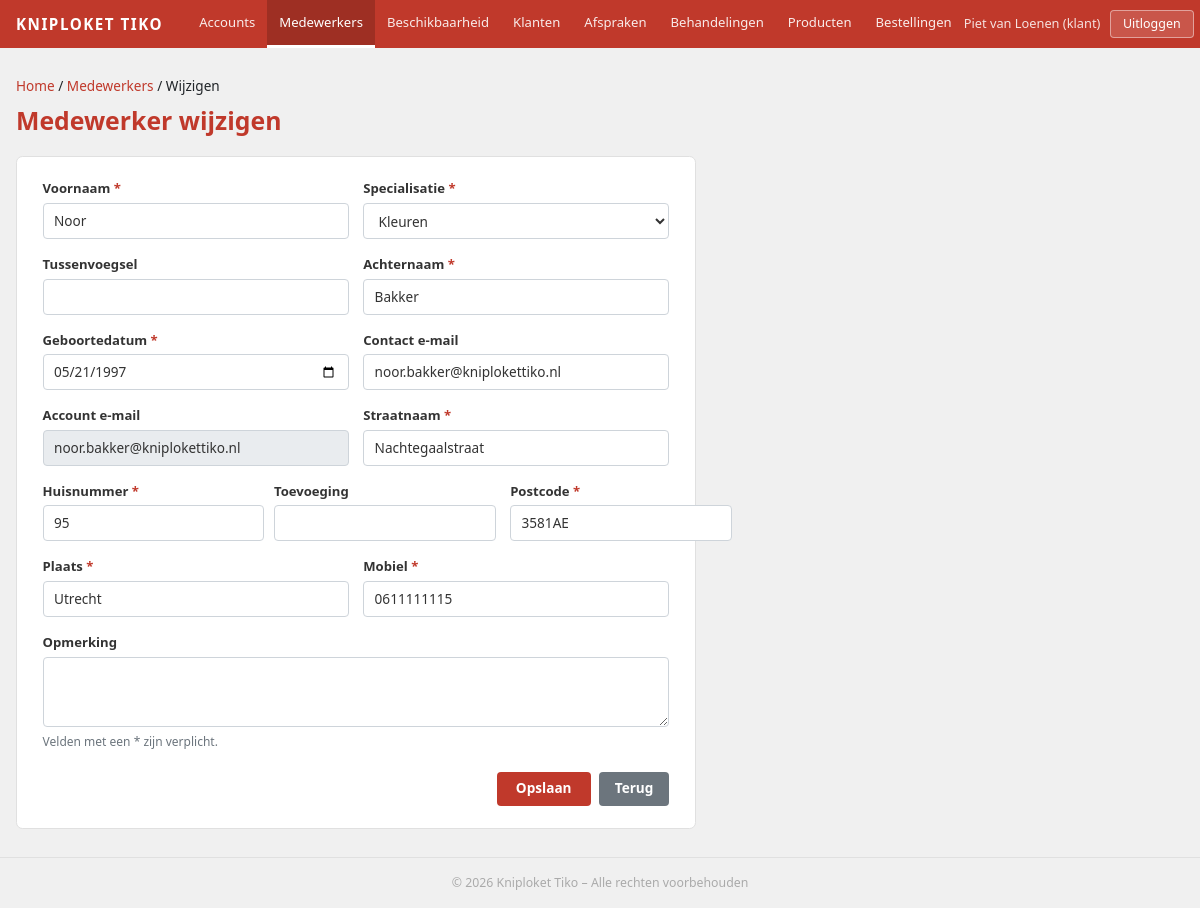
The page /medewerkers/wijzigen?id=6 (signed in) on the database its author committed.
### tables this page shows
CREATE TABLE Medewerker (
    Id INT AUTO_INCREMENT PRIMARY KEY,
    UserId INT NOT NULL,
    Voornaam VARCHAR(100) NOT NULL,
    Tussenvoegsel VARCHAR(50) NULL DEFAULT NULL,
    Achternaam VARCHAR(100) NOT NULL,
    Specialisatie VARCHAR(100) NOT NULL,
    Geboortedatum DATE NOT NULL,
    IsActief BIT(1) NOT NULL DEFAULT 1,
    Opmerking VARCHAR(255) NULL DEFAULT NULL,
    DatumAangemaakt DATETIME(6) NOT NULL DEFAULT CURRENT_TIMESTAMP(6),
    DatumGewijzigd DATETIME(6) NOT NULL DEFAULT CURRENT_TIMESTAMP(6) ON UPDATE CURRENT_TIMESTAMP(6),
    CONSTRAINT fk_medewerker_user FOREIGN KEY (UserId) REFERENCES users(id) ON DELETE RESTRICT ON UPDATE CASCADE
);

CREATE TABLE Contact (
    Id INT AUTO_INCREMENT PRIMARY KEY,
    Straatnaam VARCHAR(255) NOT NULL,
    Huisnummer VARCHAR(20) NOT NULL,
    Toevoeging VARCHAR(20) NULL DEFAULT NULL,
    Postcode VARCHAR(10) NOT NULL,
    Plaats VARCHAR(100) NOT NULL,
    Email VARCHAR(255) NOT NULL,
    Mobiel VARCHAR(20) NOT NULL,
    IsActief BIT(1) NOT NULL DEFAULT 1,
    Opmerking VARCHAR(255) NULL DEFAULT NULL,
    DatumAangemaakt DATETIME(6) NOT NULL DEFAULT CURRENT_TIMESTAMP(6),
    DatumGewijzigd DATETIME(6) NOT NULL DEFAULT CURRENT_TIMESTAMP(6) ON UPDATE CURRENT_TIMESTAMP(6)
);

CREATE TABLE users (
    id INT AUTO_INCREMENT PRIMARY KEY,
    name VARCHAR(255) NOT NULL,
    email VARCHAR(255) NOT NULL UNIQUE,
    email_verified_at DATETIME NULL DEFAULT NULL,
    password VARCHAR(255) NOT NULL,
    role VARCHAR(50) NOT NULL,
    remember_token VARCHAR(100) NULL DEFAULT NULL,
    created_at DATETIME NOT NULL DEFAULT CURRENT_TIMESTAMP,
    updated_at DATETIME NOT NULL DEFAULT CURRENT_TIMESTAMP ON UPDATE CURRENT_TIMESTAMP,
    IsActief BIT(1) NOT NULL DEFAULT 1,
    Opmerking VARCHAR(255) NULL DEFAULT NULL,
    DatumAangemaakt DATETIME(6) NOT NULL DEFAULT CURRENT_TIMESTAMP(6),
    DatumGewijzigd DATETIME(6) NOT NULL DEFAULT CURRENT_TIMESTAMP(6) ON UPDATE CURRENT_TIMESTAMP(6)
);

### app/core/Controller.php (called while the page is built, shortened)
<?php
abstract class Controller
{
    protected function view(string $view, array $data = [], string $layout = 'layouts/main'): void
    {
        $data['base'] = defined('BASE_URL') ? BASE_URL : '';
        extract($data, EXTR_SKIP);
        $viewBestand   = dirname(__DIR__) . '/views/' . $view . '.php';
        require $viewBestand;
    }
    protected function getFlash(): ?array
    {
        return null;
    }
}

### app/controllers/MedewerkerController.php (called while the page is built, shortened)
<?php
class MedewerkerController extends Controller
{
    private MedewerkerModel $medewerkerModel;
    public function __construct()
    {
        $this->medewerkerModel = new MedewerkerModel();
    }
    public function wijzigenForm(): void
    {
        $id         = (int) ($_GET['id'] ?? 0);
        $medewerker = $this->medewerkerModel->vindOpId($id);
        $flash          = $this->getFlash();
        $specialisaties = $this->medewerkerModel->getAlleSpecialisaties();
        $this->view('medewerkers/wijzigen', compact('csrfToken', 'flash', 'medewerker', 'specialisaties'));
    }
}

### app/core/Router.php (called while the page is built, shortened)
<?php
class Router
{
    private array  $routes    = [];
    public function __construct()
    {
        $this->routes  = require dirname(__DIR__) . '/config/routes.php';
    }
    public function dispatch(): void
    {
        $methode = $_SERVER['REQUEST_METHOD'];
        $uri     = $this->normaliseUri($_SERVER['REQUEST_URI'] ?? '/');
        $sleutel = $methode . ' ' . $uri;
        [$controllerNaam, $actie] = $this->routes[$sleutel];
        $controller = new $volledigeNaam();
        $controller->$actie();
    }
    private function normaliseUri(string $uri): string
    {
        $pad = parse_url($uri, PHP_URL_PATH) ?? '/';
        $pad = '/' . ltrim($pad, '/');
        if ($pad !== '/') {
            $pad = rtrim($pad, '/');
        }
        return $pad;
    }
}

### public/index.php (called while the page is built, shortened)
<?php
spl_autoload_register(function (string $klasse): void {
    $pad = dirname(__DIR__) . '/app/' . str_replace(
        ['App\\', '\\'],
        ['',      '/'],
        $klasse
    ) . '.php';
});
require_once dirname(__DIR__) . '/app/core/helpers.php';
$router = new Router();
$router->dispatch();

### app/core/helpers.php (called while the page is built)
<?php
function url(string $pad = '/'): string
{
    $base = defined('BASE_URL') ? BASE_URL : '';
    return $base . '/' . ltrim($pad, '/');
}

### app/config/database.php (called while the page is built)
<?php
return [
    'driver'   => 'mysql',
    'host'     => '127.0.0.1',
    'port'     => '3306',
    'database' => 'kniploket_tiko',
    'username' => 'root',
    'password' => '',
    'charset'  => 'utf8mb4',
    'options'  => [
        PDO::ATTR_ERRMODE            => PDO::ERRMODE_EXCEPTION,
        PDO::ATTR_DEFAULT_FETCH_MODE => PDO::FETCH_ASSOC,
        PDO::ATTR_EMULATE_PREPARES   => false,
    ],
];

### app/core/Database.php (called while the page is built, shortened)
<?php
class Database
{
    private static ?Database $instantie = null;
    private PDO $pdo;
    private function __construct()
    {
        $config = require dirname(__DIR__) . '/config/database.php';
        $dsn = sprintf(
            '%s:host=%s;port=%s;dbname=%s;charset=%s',
            $config['driver'],
            $config['host'],
            $config['port'],
            $config['database'],
            $config['charset']
        );
        try {
            $this->pdo = new PDO($dsn, $config['username'], $config['password'], $config['options']);
        } catch (PDOException $e) {
            $logger = new Logger();
            $logger->error('Databaseverbinding mislukt: ' . $e->getMessage());
            http_response_code(500);
            die('Databaseverbinding niet beschikbaar. Controleer de configuratie.');
        }
    }
    public static function getInstance(): Database
    {
        if (self::$instantie === null) {
            self::$instantie = new self();
        }
        return self::$instantie;
    }
    public function getPdo(): PDO
    {
        return $this->pdo;
    }
}

### app/core/Logger.php (called while the page is built, shortened)
<?php
class Logger
{
    public function __construct(string $logBestand = '')
    {
        if ($logBestand === '') {
            $logBestand = dirname(__DIR__, 2) . '/logs/app.log';
        }
        $this->logBestand = $logBestand;
        $dir = dirname($this->logBestand);
    }
}

### app/models/MedewerkerModel.php (called while the page is built, shortened)
<?php
class MedewerkerModel
{
    private PDO    $pdo;
    private Logger $logger;
    public function __construct()
    {
        $this->pdo    = Database::getInstance()->getPdo();
        $this->logger = new Logger();
    }
    public function vindOpId(int $id): ?array
    {
        try {
            $stmt = $this->pdo->prepare(
                'SELECT m.Id, m.Voornaam, m.Tussenvoegsel, m.Achternaam,
                        m.Specialisatie, m.Geboortedatum, m.Opmerking,
                        u.email AS AccountEmail,
                        u.name AS GebruikersNaam,
                        c.Straatnaam, c.Huisnummer, c.Toevoeging,
                        c.Postcode, c.Plaats, c.Email AS ContactEmail, c.Mobiel
                 FROM Medewerker m
                 JOIN users u ON u.id = m.UserId
                 LEFT JOIN MedewerkerPerContact mpc ON mpc.MedewerkerId = m.Id AND mpc.IsActief = 1
                 LEFT JOIN Contact c ON c.Id = mpc.ContactId AND c.IsActief = 1
                 WHERE m.Id = :id AND m.IsActief = 1
                 LIMIT 1'
            );
            $stmt->execute([':id' => $id]);
            $row = $stmt->fetch(PDO::FETCH_ASSOC);
            return $row ?: null;
        } catch (\PDOException $e) {
            $this->logger->error('MedewerkerModel::vindOpId – ' . $e->getMessage());
            return null;
        }
    }
    public function getAlleSpecialisaties(): array
    {
        return ['Extensions', 'Kleuren', 'Knippen', 'Permanent', 'Stylen'];
    }
}

### app/views/medewerkers/wijzigen.php (the view, shortened to what this page needs)
<?php
$errors           = $flash['errors'] ?? [];
$voornaamErr      = $errors['voornaam'] ?? '';
$tussenvoegselErr = $errors['tussenvoegsel'] ?? '';
$achternaamErr    = $errors['achternaam'] ?? '';
$specialisatieErr = $errors['specialisatie'] ?? '';
$geboortedatumErr = $errors['geboortedatum'] ?? '';
$contactEmailErr  = $errors['contact_email'] ?? '';
$straatnaamErr    = $errors['straatnaam'] ?? '';
$huisnummerErr    = $errors['huisnummer'] ?? '';
$postcodeErr      = $errors['postcode'] ?? '';
$plaatsErr        = $errors['plaats'] ?? '';
$mobielErr        = $errors['mobiel'] ?? '';
?>
<div class="mw-bc">
    <a href="<?= url('/dashboard') ?>">Home</a> /
    <a href="<?= url('/medewerkers') ?>">Medewerkers</a> /
    Wijzigen
</div>
<h1 class="mw-h1"><span>Medewerker wijzigen</span></h1>
<form method="post" action="<?= url('/medewerkers/wijzigen') ?>">
    <div class="mw-card">
        <div class="mw-form-row">
            <div class="mw-form-group">
                <label class="mw-lbl" for="voornaam">Voornaam <span class="req">*</span></label>
                <input
                    type="text"
                    id="voornaam"
                    name="voornaam"
                    class="mw-input <?= $voornaamErr ? 'error' : '' ?>"
                    value="<?= htmlspecialchars($medewerker['Voornaam'] ?? '', ENT_QUOTES, 'UTF-8') ?>"
                >
            </div>
            <div class="mw-form-group">
                <label class="mw-lbl" for="specialisatie">Specialisatie <span class="req">*</span></label>
                <select
                    id="specialisatie"
                    name="specialisatie"
                    class="mw-select <?= $specialisatieErr ? 'error' : '' ?>"
                >
                    <?php foreach ($specialisaties as $spec): ?>
                        <option value="<?= htmlspecialchars($spec, ENT_QUOTES, 'UTF-8') ?>"
                            <?= ($medewerker['Specialisatie'] === $spec) ? 'selected' : '' ?>>
                            <?= htmlspecialchars($spec, ENT_QUOTES, 'UTF-8') ?>
                        </option>
                    <?php endforeach; ?>
                </select>
            </div>
        </div>
        <div class="mw-form-row">
            <div class="mw-form-group">
                <label class="mw-lbl" for="tussenvoegsel">Tussenvoegsel</label>
                <input
                    type="text"
                    id="tussenvoegsel"
                    name="tussenvoegsel"
                    class="mw-input <?= $tussenvoegselErr ? 'error' : '' ?>"
                    value="<?= htmlspecialchars($medewerker['Tussenvoegsel'] ?? '', ENT_QUOTES, 'UTF-8') ?>"
                >
            </div>
            <div class="mw-form-group">
                <label class="mw-lbl" for="achternaam">Achternaam <span class="req">*</span></label>
                <input
                    type="text"
                    id="achternaam"
                    name="achternaam"
                    class="mw-input <?= $achternaamErr ? 'error' : '' ?>"
                    value="<?= htmlspecialchars($medewerker['Achternaam'] ?? '', ENT_QUOTES, 'UTF-8') ?>"
                >
            </div>
        </div>
        <div class="mw-form-row">
            <div class="mw-form-group">
                <label class="mw-lbl" for="geboortedatum">Geboortedatum <span class="req">*</span></label>
                <input
                    type="date"
                    id="geboortedatum"
                    name="geboortedatum"
                    class="mw-input <?= $geboortedatumErr ? 'error' : '' ?>"
                    value="<?= htmlspecialchars($medewerker['Geboortedatum'] ?? '', ENT_QUOTES, 'UTF-8') ?>"
                >
            </div>
            <div class="mw-form-group">
                <label class="mw-lbl" for="contact_email">Contact e-mail</label>
                <input
                    type="email"
                    id="contact_email"
                    name="contact_email"
                    class="mw-input <?= $contactEmailErr ? 'error' : '' ?>"
                    value="<?= htmlspecialchars($medewerker['ContactEmail'] ?? '', ENT_QUOTES, 'UTF-8') ?>"
                >
            </div>
        </div>
        <div class="mw-form-row">
            <div class="mw-form-group">
                <label class="mw-lbl">Account e-mail</label>
                <input
                    type="email"
                    class="mw-input"
                    value="<?= htmlspecialchars($medewerker['AccountEmail'] ?? '', ENT_QUOTES, 'UTF-8') ?>"
                    disabled
                >
            </div>
            <div class="mw-form-group">
                <label class="mw-lbl" for="straatnaam">Straatnaam <span class="req">*</span></label>
                <input
                    type="text"
                    id="straatnaam"
                    name="straatnaam"
                    class="mw-input <?= $straatnaamErr ? 'error' : '' ?>"
                    value="<?= htmlspecialchars($medewerker['Straatnaam'] ?? '', ENT_QUOTES, 'UTF-8') ?>"
                    required
                >
            </div>
        </div>
        <div class="mw-form-row">
            <div style="display:grid; grid-template-columns:2fr 1fr; gap:.6rem;">
                <div class="mw-form-group">
                    <label class="mw-lbl" for="huisnummer">Huisnummer <span class="req">*</span></label>
                    <input
                        type="text"
                        id="huisnummer"
                        name="huisnummer"
                        class="mw-input <?= $huisnummerErr ? 'error' : '' ?>"
                        value="<?= htmlspecialchars($medewerker['Huisnummer'] ?? '', ENT_QUOTES, 'UTF-8') ?>"
                    >
                </div>
                <div class="mw-form-group">
                    <label class="mw-lbl" for="toevoeging">Toevoeging</label>
                    <input
                        type="text"
                        id="toevoeging"
                        name="toevoeging"
                        class="mw-input"
                        value="<?= htmlspecialchars($medewerker['Toevoeging'] ?? '', ENT_QUOTES, 'UTF-8') ?>"
                    >
                </div>
            </div>
            <div class="mw-form-group">
                <label class="mw-lbl" for="postcode">Postcode <span class="req">*</span></label>
                    <input
                        type="text"
                        id="postcode"
                        name="postcode"
                        class="mw-input <?= $postcodeErr ? 'error' : '' ?>"
                        value="<?= htmlspecialchars($medewerker['Postcode'] ?? '', ENT_QUOTES, 'UTF-8') ?>"
                    >
            </div>
        </div>
        <div class="mw-form-row">
            <div class="mw-form-group">
                <label class="mw-lbl" for="plaats">Plaats <span class="req">*</span></label>
                    <input
                        type="text"
                        id="plaats"
                        name="plaats"
                        class="mw-input <?= $plaatsErr ? 'error' : '' ?>"
                        value="<?= htmlspecialchars($medewerker['Plaats'] ?? '', ENT_QUOTES, 'UTF-8') ?>"
                    >
            </div>
            <div class="mw-form-group">
                <label class="mw-lbl" for="mobiel">Mobiel <span class="req">*</span></label>
                    <input
                        type="tel"
                        id="mobiel"
                        name="mobiel"
                        class="mw-input <?= $mobielErr ? 'error' : '' ?>"
                        value="<?= htmlspecialchars($medewerker['Mobiel'] ?? '', ENT_QUOTES, 'UTF-8') ?>"
                    >
            </div>
        </div>
        <div class="mw-form-group full-width">
            <label class="mw-lbl" for="opmerking">Opmerking</label>
            <textarea
                id="opmerking"
                name="opmerking"
                class="mw-textarea"
            ><?= htmlspecialchars($medewerker['Opmerking'] ?? '', ENT_QUOTES, 'UTF-8') ?></textarea>
            <div class="mw-info">Velden met een <span class="req">*</span> zijn verplicht.</div>
        </div>
        <div class="mw-actions">
            <button type="submit" class="mw-btn-save">Opslaan</button>
            <a href="<?= url('/medewerkers/detail?id=' . (int)$medewerker['Id']) ?>" class="mw-btn-cancel">Terug</a>
        </div>
    </div>
</form>

### rows shown on the page
medewerker: voornaam "Noor", specialisatie "Kleuren", achternaam "Bakker", geboortedatum "05/21/1997", contact_email "noor.bakker@kniplokettiko.nl", UserId.email "noor.bakker@kniplokettiko.nl", straatnaam "Nachtegaalstraat", huisnummer "95", postcode "3581AE", plaats "Utrecht", mobiel "0611111115"

### other values the page prints
$label "Accounts"
$label "Medewerkers"
$label "Beschikbaarheid"
$label "Klanten"
$label "Afspraken"
$label "Behandelingen"
$label "Producten"
$label "Bestellingen"
$gebruikerNaam "Piet van Loenen"
$gebruikerRol "klant"
